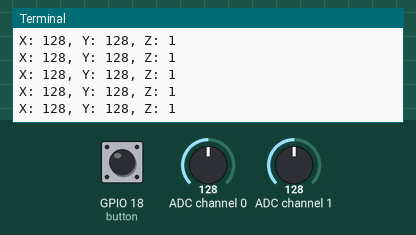
Simulated run of this program. Board: Raspberry Pi (BCM pin numbers). Parts: the last lines printed to the terminal. The inputs (shaded band) are chosen by the test bench; at power-on: ADC channel 0 = 128, ADC channel 1 = 128, GPIO 18 (button) HIGH (analog values on the 0–255 scale).

Above: at 1.2 s.
1.3 s: ADC channel 0 set to 178
At 1.33 s:
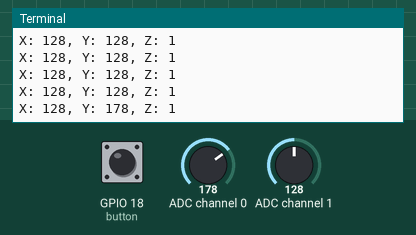
2.8 s: ADC channel 1 set to 178
At 2.85 s:
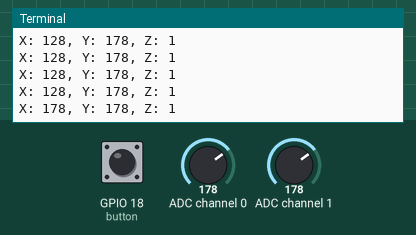
4.3 s: GPIO 18 (button) pulled LOW for 0.15 s
At 4.38 s:
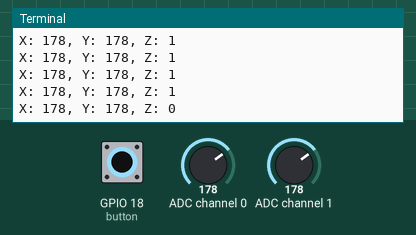
5.9 s: ADC channel 0 set to 224
At 5.9 s:
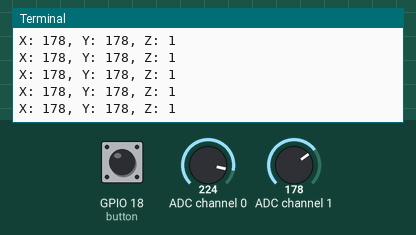
7.4 s: GPIO 18 (button) pulled LOW for 1 s
At 7.43 s:
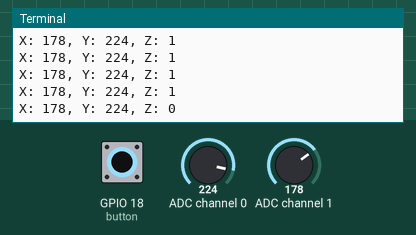
9.9 s: ADC channel 1 set to 224
At 9.97 s:
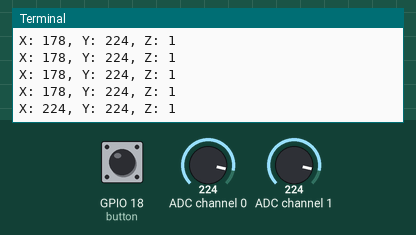
Timing chart, 0 to 12.4 s (numbered marks = the images above; inputs shaded):
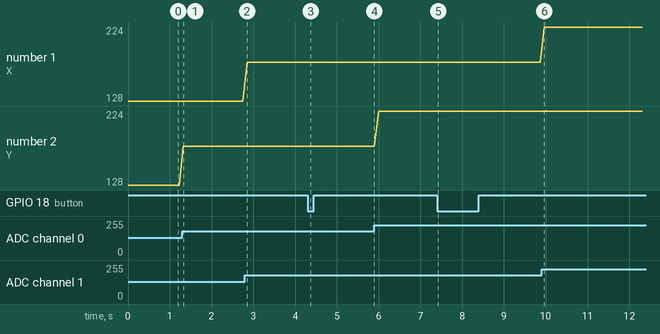

Measured:
- after the input at 1.3 s, the terminal: prints a new line at once (image 1)
- after the input at 2.8 s, the terminal: prints a new line after 0.05 s (image 2)
- after the input at 4.3 s, the terminal: prints a new line after 0.07 s (image 3)
- after the input at 7.4 s, the terminal: prints a new line at once (image 5)
- after the input at 9.9 s, the terminal: prints a new line after 0.07 s (image 6)
- plotted number 2: 128 → 178 after the input at 1.3 s, 178 → 224 after the input at 5.9 s

The program:

joystick.py
```python
from time import sleep
from ADCDevice import ADS7830
from gpiozero import Button

z_pin = 18
button = Button(z_pin)
adc = ADS7830()

def loop():
    while True:
        val_z = not button.value
        val_y = adc.analogRead(0)
        val_x = adc.analogRead(1)
        print('X: %d, Y: %d, Z: %d'%(val_x, val_y, val_z))
        sleep(0.1)

def destroy():
    adc.close()
    button.close()

if __name__ == '__main__':
    try:
        print('Starting...')
        loop()
    except KeyboardInterrupt:
        destroy()
        print('Ending.')
```
